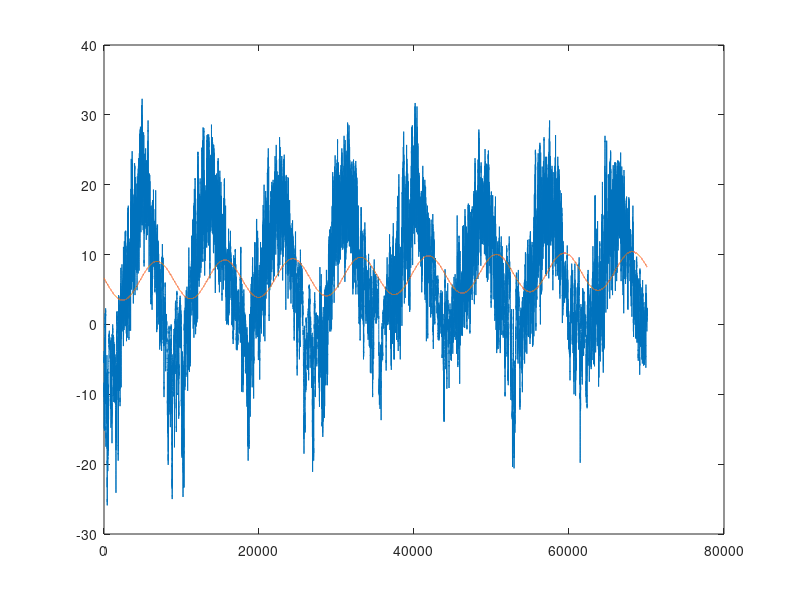

Source code (MATLAB):
load("STOCKHOLMSDATA.mat");

w = (2*pi)/(365*24);
t = (1:70080)';
col1 = ones(70080, 1);
col2 = t;
col240 = sin(w*(t-240));

A240 = [col1, col2, col240];
c240 = A240\Tm;
T240 = c240(1) + c240(2)*t + c240(3)*sin(w*(t-240));

plot(t, Tm);

hold on

plot(t, T240)
findts = [zeros(4368, 1)]; 

resnorm = [];

for ts = 1:4368

    col3 = sin(((2*pi)/(365*24))*(t-ts));
    A = [col1, col2, col3];
    c = A\Tm;
    T = c(1) + c(2)*t + c(3)*sin(w*(t-ts));
    res = Tm - A*c;
    resnorm = [resnorm, norm(res).^2];
end

minres = min(resnorm);



